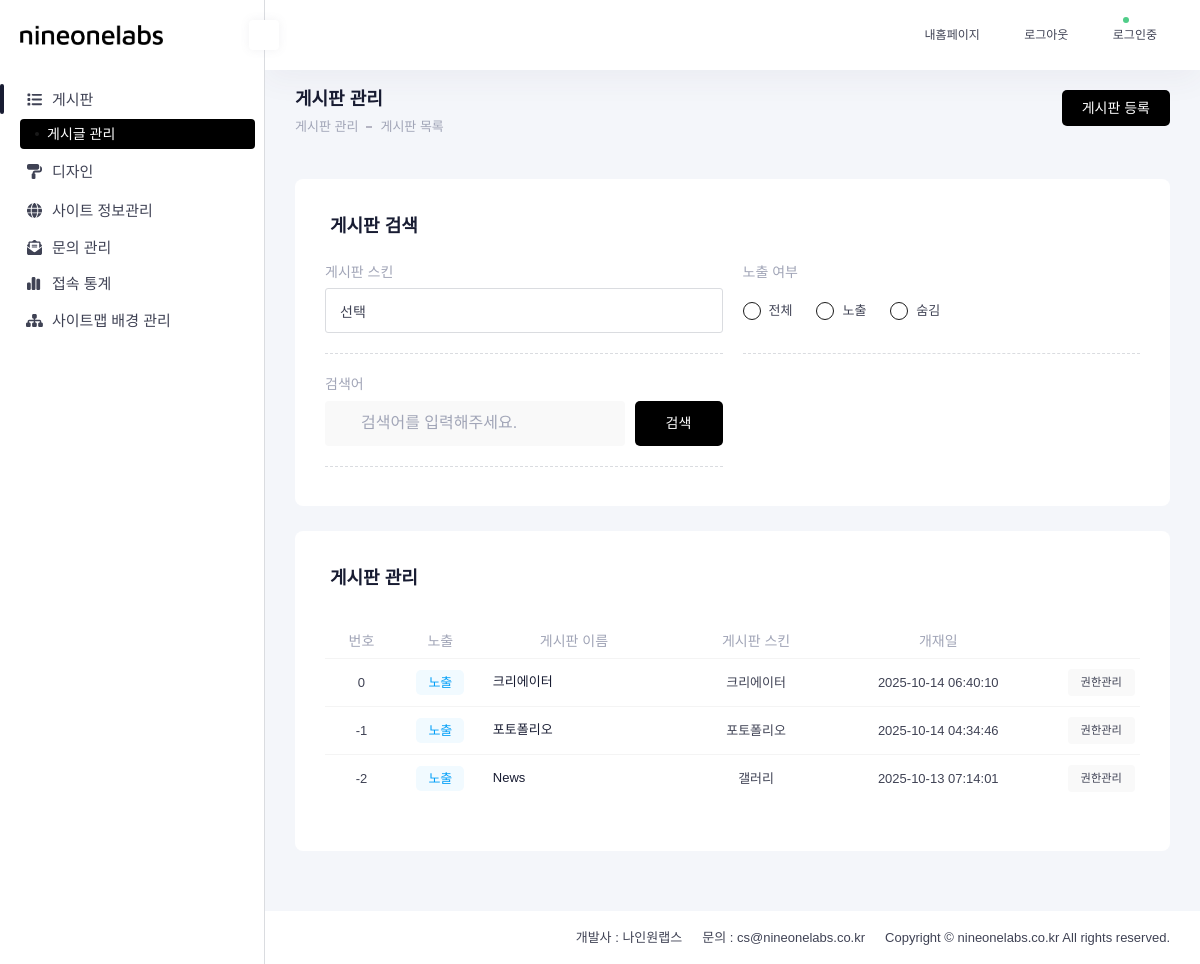
The app's page /admin/pages/board/board.manage.list.php (signed in) with its own data.
### tables this page shows
CREATE TABLE `nb_board_manage` (
  `no` int NOT NULL,
  `sitekey` varchar(6) NOT NULL COMMENT '사이트 유니크 키',
  `title` varchar(50) NOT NULL COMMENT '게시판명',
  `skin` varchar(3) NOT NULL COMMENT '게시판종류(bbs : 일반, img : 갤러리 , web : 웹진)',
  `regdate` datetime NOT NULL COMMENT '등록일',
  `top_banner_image` varchar(255) DEFAULT NULL COMMENT '상단배너 이미지',
  `contents` text,
  `view_yn` enum('N','Y') NOT NULL DEFAULT 'Y' COMMENT '사용여부',
  `secret_yn` enum('N','Y') NOT NULL DEFAULT 'N' COMMENT '비밀글기능 활성화',
  `sort_no` int NOT NULL DEFAULT '0' COMMENT '정렬번호',
  `list_size` int NOT NULL DEFAULT '20' COMMENT '목록출력수',
  `block_size` int NOT NULL DEFAULT '0' COMMENT '페이지 카운',
  `fileattach_yn` enum('N','Y') NOT NULL DEFAULT 'N' COMMENT '파일첨부 여부',
  `fileattach_cnt` int NOT NULL DEFAULT '0' COMMENT '파일첨부 갯수',
  `comment_yn` enum('N','Y') NOT NULL DEFAULT 'N' COMMENT '댓글기능 활성화',
  `depth1` varchar(20) DEFAULT NULL COMMENT '1뎁스',
  `depth2` varchar(20) DEFAULT NULL COMMENT '2뎁스',
  `depth3` varchar(20) DEFAULT NULL COMMENT '3뎁스',
  `lnb_path` varchar(50) DEFAULT NULL COMMENT '좌측 메뉴 경로',
  `category_yn` enum('N','Y') NOT NULL DEFAULT 'N' COMMENT '카테고리 사용여부',
  `extra_match_field1` varchar(100) DEFAULT NULL,
  `extra_match_field2` varchar(100) DEFAULT NULL,
  `extra_match_field3` varchar(100) DEFAULT NULL,
  `extra_match_field4` varchar(100) DEFAULT NULL,
  `extra_match_field5` varchar(100) DEFAULT NULL,
  `extra_match_field6` varchar(100) DEFAULT NULL,
  `extra_match_field7` varchar(100) DEFAULT NULL,
  `extra_match_field8` varchar(100) DEFAULT NULL,
  `extra_match_field9` varchar(100) DEFAULT NULL,
  `extra_match_field10` varchar(100) DEFAULT NULL,
  `extra_match_field11` varchar(100) DEFAULT NULL,
  `extra_match_field12` varchar(100) DEFAULT NULL,
  `extra_match_field13` varchar(100) DEFAULT NULL,
  `extra_match_field14` varchar(100) DEFAULT NULL,
  `extra_match_field15` varchar(100) DEFAULT NULL,
  `extra_match_field16` varchar(255) DEFAULT NULL,
  `extra_match_field17` varchar(255) DEFAULT NULL,
  `extra_match_field18` varchar(255) DEFAULT NULL,
  `extra_match_field19` varchar(255) DEFAULT NULL,
  `extra_match_field20` varchar(255) DEFAULT NULL,
  `extra_match_field21` varchar(255) DEFAULT NULL,
  `extra_match_field22` varchar(255) DEFAULT NULL,
  `extra_match_field23` varchar(255) DEFAULT NULL,
  `extra_match_field24` varchar(255) DEFAULT NULL,
  `extra_match_field25` varchar(255) DEFAULT NULL,
  `extra_match_field26` varchar(255) DEFAULT NULL,
  `extra_match_field27` varchar(255) DEFAULT NULL,
  `extra_match_field28` varchar(255) DEFAULT NULL,
  `extra_match_field29` varchar(255) DEFAULT NULL,
  `extra_match_field30` varchar(255) DEFAULT NULL,
  `isOpen` varchar(1) NOT NULL DEFAULT 'Y' COMMENT '공개게시판 여부 ',
  `view_skin` varchar(4) NOT NULL DEFAULT 'init'
);

### inc/lib/var.php (called while the page is built, shortened)
<?php
$board_type = [
    'bbs' => '게시판',
    'gal' => '갤러리',
    'wok' => '포토폴리오',
    'cre' => '크리에이터',
    'new' => '뉴스',
    'not' => '공지사항',
];
?>

### admin/pages/board/board.manage.list.php (the view, shortened to what this page needs)
<?php
include_once "../../../inc/lib/base.class.php";
$connect = DB::getInstance();
$search_word = $_POST['search_word'] ?? '';
$mainqry = "WHERE a.sitekey = :sitekey";
$params = [':sitekey' => $NO_SITE_UNIQUE_KEY];
$page = $_POST['page'] ?? 1;
$perpage = $_POST['perpage'] ?? 20;
$listRowCnt = $perpage;
$listCurPage = $page;
$count = ($listCurPage - 1) * $listRowCnt;
$query = "SELECT COUNT(*) AS cnt FROM nb_board_manage a $mainqry";
try {
    $stmt = $connect->prepare($query);
    $stmt->execute($params);
    $data = $stmt->fetchAll(PDO::FETCH_ASSOC);
} catch (PDOException $e) {
    echo "Error: " . $e->getMessage();
}
$totalCnt = $data['cnt'] ?? 0;
$query = "SELECT a.no, a.title, a.skin, a.regdate,
                 a.view_yn, a.secret_yn, a.sort_no, a.list_size, a.comment_yn
          FROM nb_board_manage a
          $mainqry
          ORDER BY a.no DESC
          LIMIT $count, $listRowCnt";
$stmt = $connect->prepare($query);
$stmt->execute($params);
$results = $stmt->fetchAll(PDO::FETCH_ASSOC);
$rnumber = $totalCnt - ($listCurPage - 1) * $listRowCnt;
include_once "../../inc/admin.css.php";
?>
</head>
<body>
    <div class="no-wrap">
        <?php include_once "../../inc/admin.header.php"; ?>
        <main class="no-app no-container">
            <?php include_once "../../inc/admin.drawer.php"; ?>
            <form method="POST" name="frm" id="frm" autocomplete="off">
                <section class="no-content">
                    <div class="no-toolbar">
                        <div class="no-toolbar-container no-flex-stack">
                            <div class="no-page-indicator">
                                <h1 class="no-page-title">게시판 관리</h1>
                                <div class="no-breadcrumb-container">
                                    <ul class="no-breadcrumb-list">
                                        <li class="no-breadcrumb-item"><span>게시판 관리</span></li>
                                        <li class="no-breadcrumb-item"><span>게시판 목록</span></li>
                                    </ul>
                                </div>
                            </div>
                            <div class="no-items-center">
                                <a href="./board.manage.add.php" class="no-btn no-btn--main no-btn--big">게시판 등록</a>
                            </div>
                        </div>
                    </div>
                    <div class="no-search no-toolbar-container">
                        <div class="no-card">
                            <div class="no-card-header">
                                <h2 class="no-card-title">게시판 검색</h2>
                            </div>
                            <div class="no-card-body no-admin-column">
                                <div class="no-admin-block">
                                    <h3 class="no-admin-title">게시판 스킨</h3>
                                    <div class="no-admin-content">
                                    </div>
                                </div>
                                <div class="no-admin-block">
                                    <h3 class="no-admin-title">노출 여부</h3>
                                    <div class="no-admin-content">
                                        <div class="no-radio-form no-list">
                                            <label for="input1">
                                                <div class="no-radio-box">
                                                    <span><i class="bx bx-radio-circle-marked"></i></span>
                                                </div>
                                                <span class="no-radio-text">전체</span>
                                            </label>
                                            <label for="input2">
                                                <div class="no-radio-box">
                                                    <span><i class="bx bx-radio-circle-marked"></i></span>
                                                </div>
                                                <span class="no-radio-text">노출</span>
                                            </label>
                                            <label for="input3">
                                                <div class="no-radio-box">
                                                    <span><i class="bx bx-radio-circle-marked"></i></span>
                                                </div>
                                                <span class="no-radio-text">숨김</span>
                                            </label>
                                        </div>
                                    </div>
                                </div>
                                <div class="no-admin-block">
                                    <h3 class="no-admin-title">검색어</h3>
                                    <div class="no-search-wrap">
                                        <div class="no-search-input">
                                            <i class="bx bx-search-alt-2"></i>
                                            <input type="text" name="search_word" id="name" title="검색어 입력"
                                                placeholder="검색어를 입력해주세요."
                                                value="<?= htmlspecialchars($search_word) ?>" />
                                        </div>
                                        <div class="no-search-btn">
                                            <button type="submit" title="검색"
                                                class="no-btn no-btn--main no-btn--search">검색</button>
                                        </div>
                                    </div>
                                </div>
                            </div>
                        </div>
                    </div>
                    <div class="no-content-container">
                        <div class="no-card">
                            <div class="no-card-header">
                                <h2 class="no-card-title">게시판 관리</h2>
                            </div>
                            <div class="no-card-body">
                                <div class="no-table-responsive">
                                    <table class="no-table">
                                        <thead>
                                            <tr>
                                                <th scope="col" class="no-width-120 no-min-width-60">번호</th>
                                                <th scope="col" class="no-width-100 no-min-width-70">노출</th>
                                                <th scope="col" class="no-min-width-150">게시판 이름</th>
                                                <th scope="col" class="no-min-width-150">게시판 스킨</th>
                                                <th scope="col" class="no-min-width-150">개재일</th>
                                                <th scope="col" class="no-min-width-role no-td-center">관리</th>
                                            </tr>
                                        </thead>
                                        <tbody>
                                            <?php foreach ($results as $v): ?>
                                            <tr>
                                                <td><span> <?= $rnumber ?> </span></td>
                                                <td>
                                                    <span class="no-btn no-btn--notice">
                                                        <?= $v['view_yn'] == 'N' ? '숨김' : '노출' ?>
                                                    </span>
                                                </td>
                                                <td class="no-td-title">
                                                    <a
                                                        href="./board.manage.view.php?no=<?= htmlspecialchars($v['no']) ?>">
                                                        <?= htmlspecialchars($v['title']) ?>
                                                    </a>
                                                </td>
                                                <td><?= htmlspecialchars($board_type[$v['skin']]) ?></td>
                                                <td><?= htmlspecialchars($v['regdate']) ?></td>
                                                <td>
                                                    <div class="no-table-role">
                                                        <div class="no-table-action">
                                                            <a href="./board.role.view.php?no=<?= htmlspecialchars($v['no']) ?>"
                                                                class="no-btn no-btn--sm no-btn--normal">권한관리</a>
                                                        </div>
                                                    </div>
                                                </td>
                                            </tr>
                                            <?php $rnumber--; ?>
                                            <?php endforeach; ?>
                                        </tbody>
                                    </table>
                                </div>
                            </div>
                        </div>
                    </div>
                </section>
            </form>
        </main>
        <?php include_once "../../inc/admin.footer.php"; ?>
</body>
</html>

### records on screen
nb_board_manage: view_yn "노출", title "크리에이터", skin "크리에이터", regdate "2025-10-14 06:40:10"
nb_board_manage: view_yn "노출", title "포토폴리오", skin "포토폴리오", regdate "2025-10-14 04:34:46"
nb_board_manage: view_yn "노출", title "News", skin "갤러리", regdate "2025-10-13 07:14:01"

### other values on screen
$menu['title'] "게시판"
$sub['title'] "게시글 관리"
$menu['title'] "디자인"
$menu['title'] "사이트 정보관리"
$menu['title'] "문의 관리"
$menu['title'] "접속 통계"
$menu['title'] "사이트맵 배경 관리"
